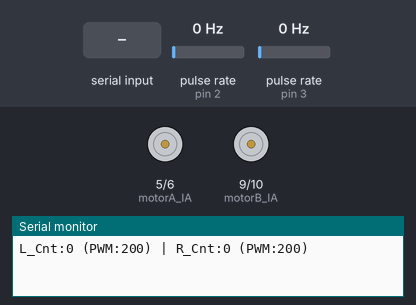
Recording of a sketch running on a simulated Arduino Uno, built with avr-gcc and run on an emulated ATmega328P. Shown: motor-driver pin pairs drawn as motors (green arrow = first pin HIGH = forward, orange = second pin HIGH = backward, longer = more drive), the last lines printed to the serial monitor. Wiring (inferred from the names in the program): 2 × pulse sensor: data pin 2 / data pin 3. The inputs (shaded band) are chosen by the test bench; at power-on: pulse rate (sensors on pin 3, pin 2) 0 Hz.

Above: at 1.2 s.
1.3 s: "F" received over Serial
At 2.2 s:
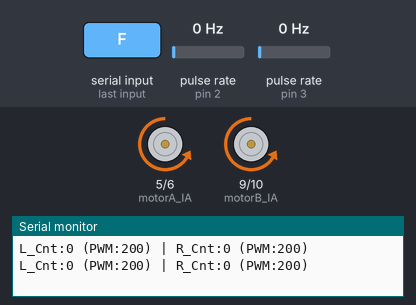
2.8 s: pulse rate (sensor on pin 3) set to 4 Hz
At 3.07 s:
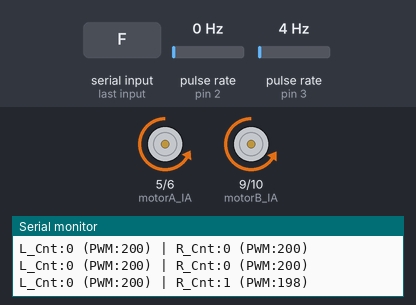
5.8 s: pulse rate (sensor on pin 3) set to 50 Hz
8.8 s: "B" received over Serial
At 10.9 s:
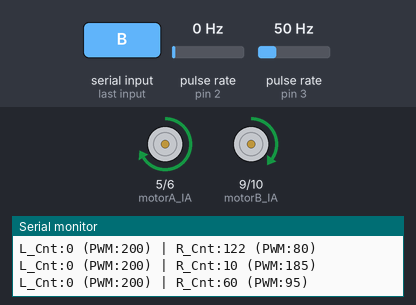
11.8 s: "L" received over Serial
At 12.6 s:
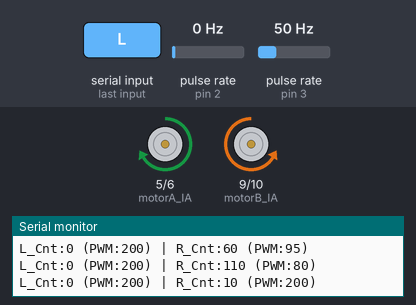
13.3 s: "R" received over Serial
At 13.8 s:
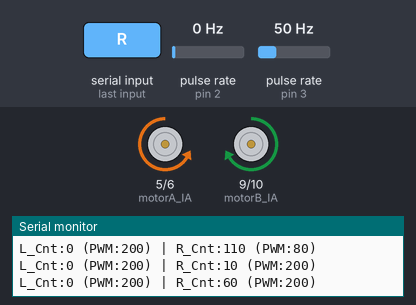
Timing chart, 0 to 15.8 s (numbered marks = the images above; inputs shaded):
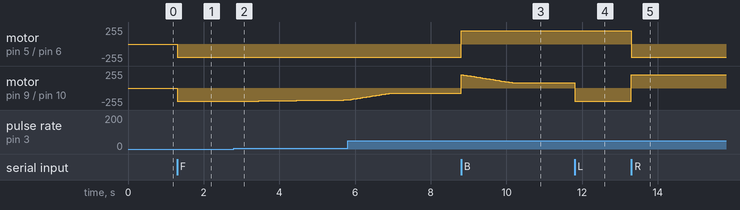

The sketch:

RC_Car_Arduino_3.ino
```cpp
// --- 모터 드라이버 제어 핀 (PWM 지원 핀) ---
const int motorA_IA = 5; // 왼쪽 모터 핀 1
const int motorA_IB = 6; // 왼쪽 모터 핀 2
const int motorB_IA = 9; // 오른쪽 모터 핀 1
const int motorB_IB = 10;// 오른쪽 모터 핀 2

// --- 엔코더 센서 핀 ---
const int encoderLeftPin = 2;  // 왼쪽 엔코더
const int encoderRightPin = 3; // 오른쪽 엔코더

// --- 엔코더 카운트 변수 ---
volatile long leftCount = 0;
volatile long rightCount = 0;

// --- 속도 제어 변수 (PWM) ---
int BASE_SPEED = 200; // 기준 속도 (조금 더 느린 왼쪽 바퀴를 기준으로 고정)
int leftPWM = 200;
int rightPWM = 200;

// ★ 비례 제어(P 제어) 상수: 숫자가 클수록 오차를 더 강하게 교정합니다. (1.0 ~ 3.0 사이 추천)
float Kp = 1.8;

char currentCommand = 'S'; // 현재 주행 상태 저장

// 데이터 전송 및 제어 타이머
unsigned long prevBalanceMillis = 0;
unsigned long prevPrintMillis = 0;

void setup() {
  Serial.begin(9600); // ESP32와 통신

  // 모터 핀 출력 설정
  pinMode(motorA_IA, OUTPUT);
  pinMode(motorA_IB, OUTPUT);
  pinMode(motorB_IA, OUTPUT);
  pinMode(motorB_IB, OUTPUT);

  // 엔코더 핀 입력 설정 (내장 풀업 저항)
  pinMode(encoderLeftPin, INPUT_PULLUP);
  pinMode(encoderRightPin, INPUT_PULLUP);

  // 인터럽트 설정
  attachInterrupt(digitalPinToInterrupt(encoderLeftPin), countLeft, RISING);
  attachInterrupt(digitalPinToInterrupt(encoderRightPin), countRight, RISING);

  stopMotors();
}

void loop() {
  // 1. ESP32로부터 명령 수신
  if (Serial.available() > 0) {
    char incoming = Serial.read();

    // 소문자가 들어와도 대문자로 변환하여 처리
    if (incoming >= 'a' && incoming <= 'z') incoming -= 32;

    // 유효한 명령일 경우에만 처리
    if (incoming == 'F' || incoming == 'B' || incoming == 'L' || incoming == 'R' || incoming == 'S') {
      // 새로운 명령이 들어왔을 때만 카운트와 속도 초기화
      if (incoming != currentCommand) {
        leftCount = 0;
        rightCount = 0;
        leftPWM = BASE_SPEED;
        rightPWM = BASE_SPEED;
        currentCommand = incoming;
        applyMotorControl(); // 모터 동작 실행
      }
    }
  }

  unsigned long currentMillis = millis();

  // 2. [자동 속도 보정] 50ms마다 직진(F) 또는 후진(B) 상태일 때만 실행
  if ((currentCommand == 'F' || currentCommand == 'B') && (currentMillis - prevBalanceMillis >= 50)) {
    prevBalanceMillis = currentMillis;

    // 양쪽 바퀴의 회전수 차이 계산 (오차)
    long error = leftCount - rightCount;

    // 오른쪽 모터 속도 자동 조절
    // (오른쪽이 더 많이 돌았으면 error가 음수(-)이므로 rightPWM이 BASE_SPEED보다 작아짐)
    rightPWM = BASE_SPEED + (error * Kp);

    // PWM 값 상하한선 제한 (0~255)
    if (rightPWM > 255) rightPWM = 255;
    if (rightPWM < 80) rightPWM = 80; // 전압이 너무 낮아져서 모터가 아예 멈추는 것 방지

    applyMotorControl(); // 보정된 PWM 즉시 적용
  }

  // 3. 1초마다 스마트폰으로 상태 전송 (카운트와 현재 PWM 확인용)
  if (currentMillis - prevPrintMillis >= 1000) {
    prevPrintMillis = currentMillis;
    Serial.print("L_Cnt:"); Serial.print(leftCount);
    Serial.print(" (PWM:"); Serial.print(leftPWM);
    Serial.print(") | R_Cnt:"); Serial.print(rightCount);
    Serial.print(" (PWM:"); Serial.print(rightPWM);
    Serial.println(")");
  }
}

// --- 인터럽트 함수 ---
void countLeft() { leftCount++; }
void countRight() { rightCount++; }

// --- 모터 제어 적용 함수 ---
void applyMotorControl() {
  switch (currentCommand) {
    case 'F': // 전진 (방향 반대 현상 수정 유지)
      digitalWrite(motorA_IA, LOW);  analogWrite(motorA_IB, leftPWM);
      digitalWrite(motorB_IA, LOW);  analogWrite(motorB_IB, rightPWM);
      break;
    case 'B': // 후진
      analogWrite(motorA_IA, leftPWM); digitalWrite(motorA_IB, LOW);
      analogWrite(motorB_IA, rightPWM); digitalWrite(motorB_IB, LOW);
      break;
    case 'L': // 제자리 좌회전 (회전 시에는 밸런싱 없이 기본 속도로 구동)
      analogWrite(motorA_IA, BASE_SPEED); digitalWrite(motorA_IB, LOW);
      digitalWrite(motorB_IA, LOW);       analogWrite(motorB_IB, BASE_SPEED);
      break;
    case 'R': // 제자리 우회전
      digitalWrite(motorA_IA, LOW);       analogWrite(motorA_IB, BASE_SPEED);
      analogWrite(motorB_IA, BASE_SPEED); digitalWrite(motorB_IB, LOW);
      break;
    case 'S': // 정지
    default:
      stopMotors();
      break;
  }
}

void stopMotors() {
  digitalWrite(motorA_IA, LOW); digitalWrite(motorA_IB, LOW);
  digitalWrite(motorB_IA, LOW); digitalWrite(motorB_IB, LOW);
}
```

Measured:
- after the input at 1.3 s, motor on pin 5 (motorA_IA) / pin 6 (motorA_IB), motor on pin 9 (motorB_IA) / pin 10 (motorB_IB): stopped → backward 200/255 at once
- after the input at 2.8 s, motor on pin 9 (motorB_IA) / pin 10 (motorB_IB): moves from backward 200/255 to backward 178/255 over 2.8 s, starting after 0.15 s
- after the input at 8.8 s, motor on pin 5 (motorA_IA) / pin 6 (motorA_IB): backward 200/255 → forward 200/255 at once
- after the input at 11.8 s, motor on pin 9 (motorB_IA) / pin 10 (motorB_IB): forward 80/255 → backward 200/255 at once
- after the input at 13.3 s, motor on pin 5 (motorA_IA) / pin 6 (motorA_IB): forward 200/255 → backward 200/255 at once; motor on pin 9 (motorB_IA) / pin 10 (motorB_IB): backward 200/255 → forward 200/255 at once
